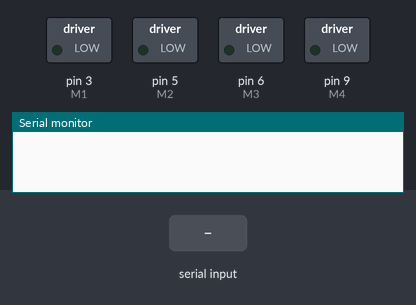
Bench run of a sketch on a simulated Arduino Uno, built with avr-gcc and run on an emulated ATmega328P. Shown: switched loads named in the sketch (green lamp = pin HIGH), the last lines printed to the serial monitor. Inputs (shaded band) come from the test bench. Pins used as bus, display or sensor lines are not drawn.

Above: at 1.2 s.
1.3 s: "FORWARD\n" received over Serial
At 1.6 s:
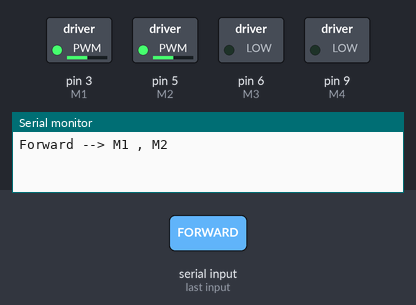
2.8 s: "BACKWARD\n" received over Serial
At 4.0 s:
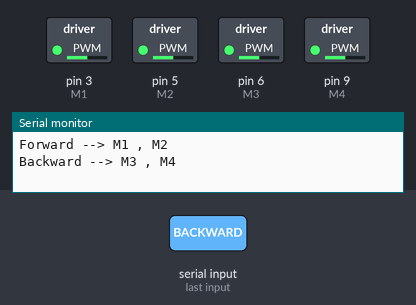
4.3 s: "RIGHT\n" received over Serial
At 5.0 s:
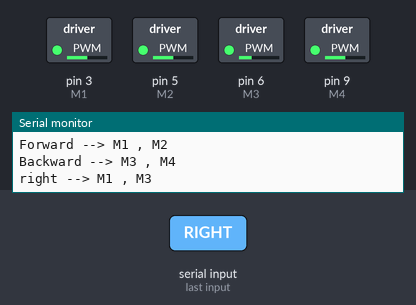
5.8 s: "LEFT\n" received over Serial
At 6.1 s:
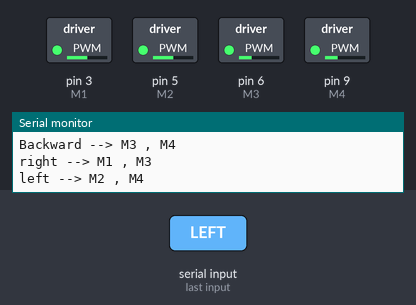
Timing chart, 0 to 8.3 s (numbered marks = the images above; inputs shaded):
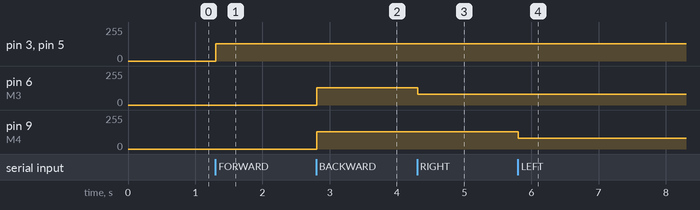

Measured:
- after the input at 1.3 s, pin 3 (M1), pin 5 (M2): 0/255 → 128/255 at once
- after the input at 2.8 s, pin 6 (M3), pin 9 (M4): 0/255 → 128/255 at once
- after the input at 4.3 s, pin 6 (M3): 128/255 → 80/255 at once
- after the input at 5.8 s, pin 9 (M4): 128/255 → 80/255 at once

The sketch:

motors.ino
```cpp
#include <SPI.h>

#define LED_PIN 13
#define CS_PIN 10

#define M1 3
#define M2 5
#define M3 6
#define M4 9
#define M5 10
#define M6 11

#define delay_test 1000

const int motors[] = { M1, M2, M3, M4, M5, M6 };

void setup() {
  Serial.begin(9600);

  pinMode(LED_PIN, OUTPUT);
  pinMode(CS_PIN, OUTPUT);
  digitalWrite(CS_PIN, HIGH);

  for (int i = 0; i < 6; i++) {
    pinMode(motors[i], OUTPUT);
  }

  SPI.begin();

  // تغيير إعدادات التايمر لخفض التردد إلى 1kHz
  TCCR1B = (TCCR1B & 0b11111000) | 0x03;  // تايمر للمنافذ 9 و 10
  TCCR2B = (TCCR2B & 0b11111000) | 0x04;  // تايمر للمنافذ 3 و 11
}

void loop() {
  main_sys();
}

long readMS5540C() {
  digitalWrite(CS_PIN, LOW);
  delay(10);

  SPI.transfer(0xFF);
  delay(10);

  byte highByte = SPI.transfer(0x00);
  byte lowByte = SPI.transfer(0x00);

  digitalWrite(CS_PIN, HIGH);

  return (highByte << 8) | lowByte;
}

void test_function(int m) {
  if (m >= 1 && m <= 6) {
    int motorPin = motors[m - 1];
    analogWrite(motorPin, 128);
    delay(delay_test);
    analogWrite(motorPin, 0);
    delay(delay_test);
    Serial.println("test for Motor: " + String(m) + " with pin : " + String(motorPin));
  }
}

void main_sys() {
  if (Serial.available()) {
    String command = Serial.readStringUntil('\n');
    command.trim();
    if (command == "LED_ON") {
      digitalWrite(LED_PIN, HIGH);
      Serial.println("Led on");
    } else if (command == "LED_OFF") {
      digitalWrite(LED_PIN, LOW);
      Serial.println("Led Off");

    } else if (command.startsWith("M")) {
      int motorNum = command.charAt(1) - '0';
      int speed = command.substring(3).toInt();
      Serial.println("main func to motor-->> " + String(motorNum));

      if (motorNum >= 1 && motorNum <= 6) {
        int motorPin = motors[motorNum - 1];
        int s = constrain(speed, 0, 255);
        analogWrite(motorPin, s);
      }
    } else if (command == "READ_MS5540C") {
      long pressure = readMS5540C();
      Serial.print("Pressure: ");
      Serial.println(pressure);
    } else if (command == "FORWARD") {
      forward();
    } else if (command == "BACKWARD") {
      backward();
    }
    else if (command == "RIGHT") {
      right();
    } else if (command == "LEFT") {
      left();
    }
    else if (command == "UP") {
      up();
    } else if (command == "DOWN") {
      down();
    }
  }
}
void forward() {
  analogWrite(M1, 128);
  analogWrite(M2, 128);
  Serial.println("Forward --> M1 , M2");
}
void backward() {
  analogWrite(M3, 128);
  analogWrite(M4, 128);
  Serial.println("Backward --> M3 , M4");
}

void right() {
  analogWrite(M1, 128);
  analogWrite(M3, 80);
  Serial.println("right --> M1 , M3");
}
void left() {
  analogWrite(M2, 128);
  analogWrite(M4, 80);
  Serial.println("left --> M2 , M4");
}

void up() {
  analogWrite(M5, 128);
  Serial.println("UP --> M5");
}
void down() {
  analogWrite(M6, 128);
    Serial.println("DOWN --> M6");
}
```
